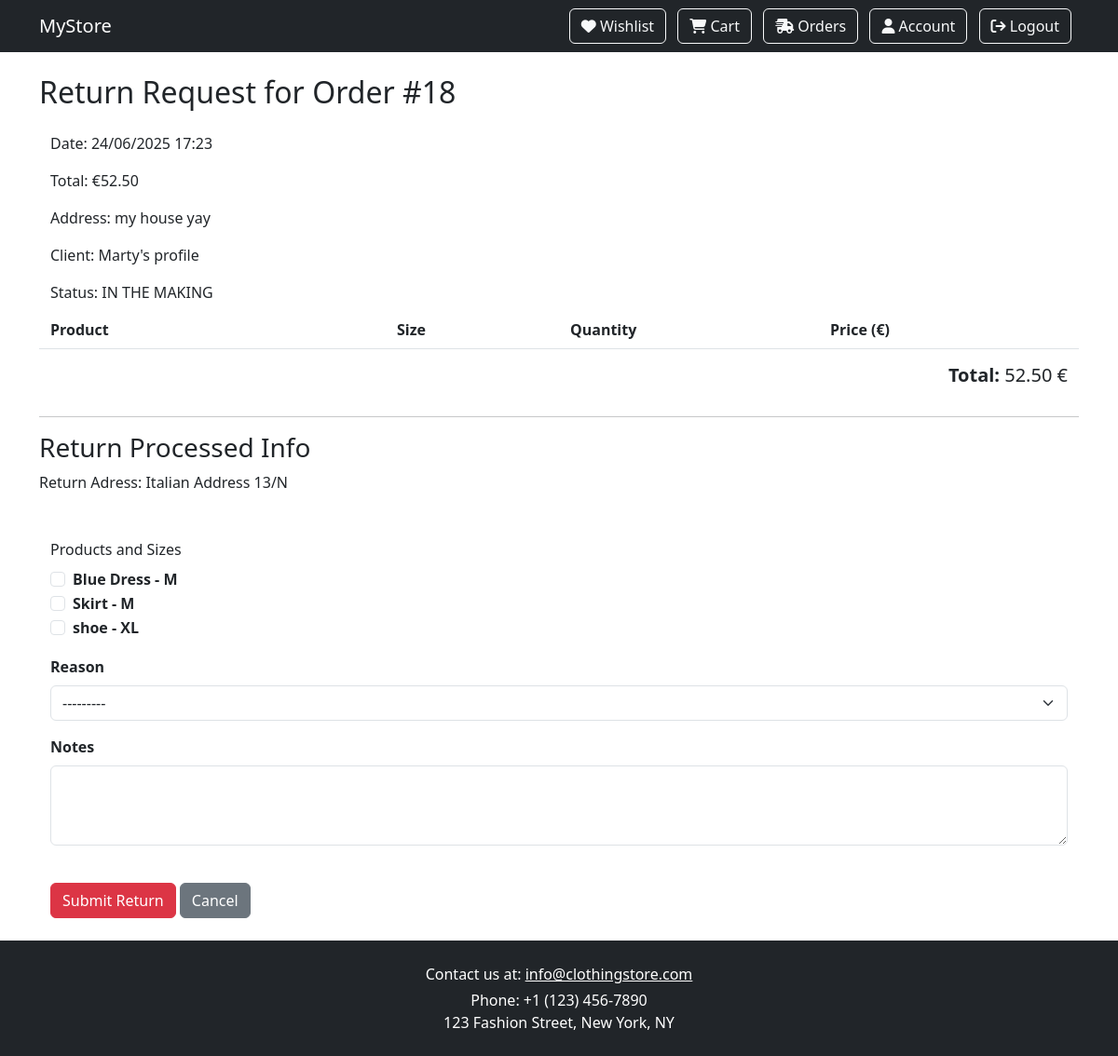
The page /shop/order/18/return/confirm (signed in) on the database as committed earlier.
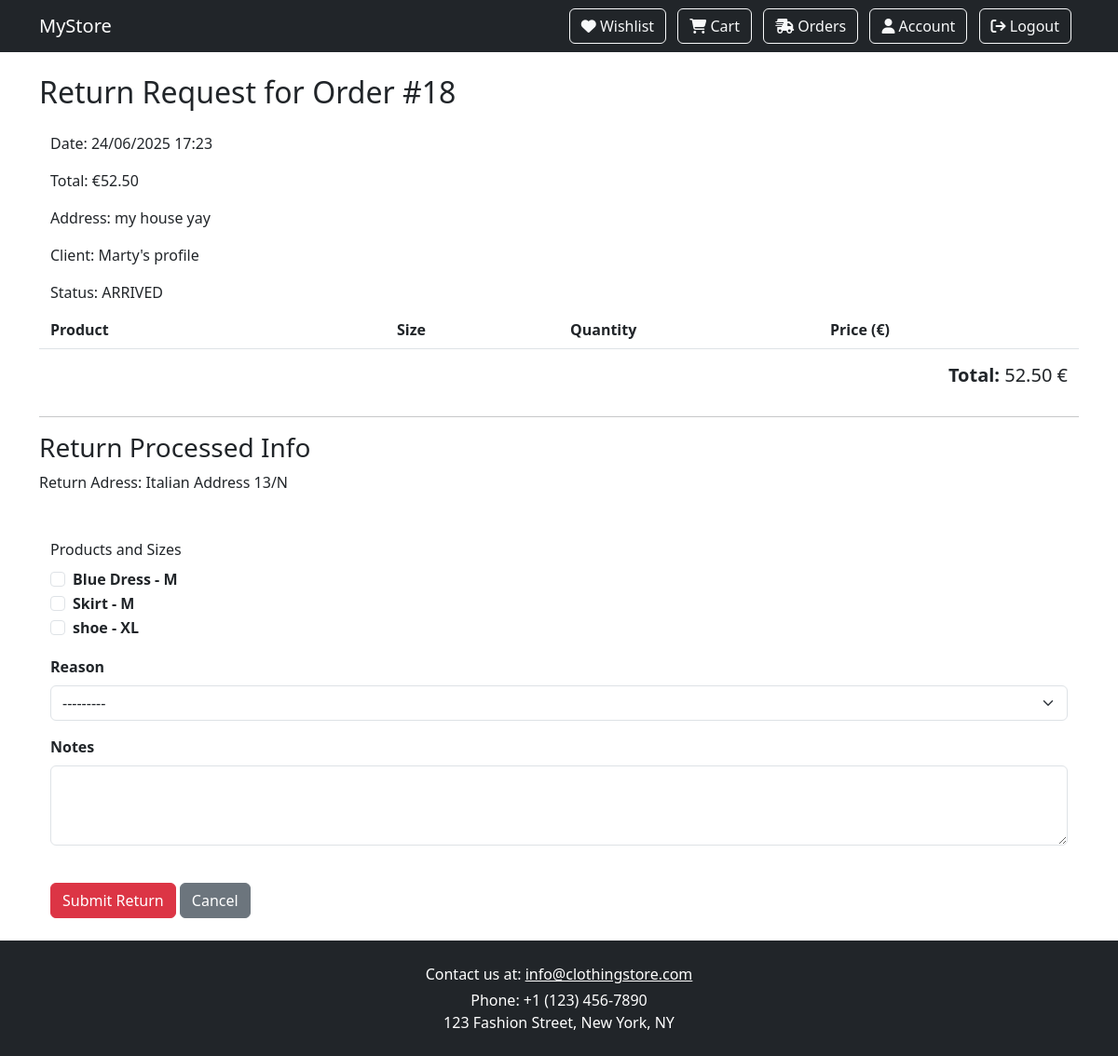
The same page on the database as committed later.
### shop/models.py (models this page shows, shortened)
class Order(models.Model):
    user = models.ForeignKey(Profile, on_delete=models.PROTECT, related_name="orders")
    total = models.DecimalField(max_digits=10, decimal_places=2, validators=[MinValueValidator(Decimal('0.00'))])
    date = models.DateTimeField(auto_now_add=True)
    address = models.CharField(max_length=255)
    status = models.ForeignKey(Status, on_delete=models.SET_NULL, null=True, blank=True, related_name="status")
    shipped_at = models.DateTimeField(null=True, blank=True)
    arrived_at = models.DateTimeField(null=True, blank=True)

class Status(models.Model):
    name = models.CharField(max_length=50, unique=True)
    class Meta:
        ordering = ['name']
        verbose_name_plural = "Statuses"

### accounts/models.py (models this page shows)
class Profile(models.Model):
    user = models.OneToOneField(User, on_delete=models.CASCADE)
    address = models.CharField(max_length=255, blank=False)
    phone_number = models.CharField(max_length=20, blank=True, unique=True, null=True)
    favourites = models.ManyToManyField(Product, blank=True)
    def __str__(self):
        return f"{self.user.username}'s profile"

### shop/views.py (the view)
# urls.py: path("order/<int:order_id>/return/confirm", views.submit_return_request, name="process_return"),
@transaction.atomic
def submit_return_request(request, order_id):
    order = get_object_or_404(Order, id=order_id, user=request.user.profile)
    if request.method == 'POST':
        form = ReturnRequestForm(request.POST, order=order)
        if form.is_valid():
            return_request = form.save(commit=False)
            return_request.user = request.user.profile
            return_request.order = order
            return_request.save()
            form.save_m2m()
            order.status = Status.objects.get(name='RETURNED')
            order.save()
            for order_product in return_request.order_products.all():
                product_stock, created = ProductStock.objects.get_or_create(
                    product=order_product.product,
                    size=order_product.size,
                    defaults={'stock': 0}
                )
                product_stock.stock += order_product.quantity
                product_stock.save()
            messages.success(request, "Return request submitted successfully.")
            return redirect('order_summary')
    else:
        form = ReturnRequestForm(order=order)
    return render(request, 'return_order.html', {'form': form, 'order': order})

### shop/forms.py
class ReturnRequestForm(forms.ModelForm):
    order_products = forms.ModelMultipleChoiceField(
        queryset=OrderProduct.objects.none(),
        label='Products and Sizes',
        widget=forms.CheckboxSelectMultiple
    )
    class Meta:
        model = ReturnRequest
        fields = ['order_products', 'reason', 'notes']
        widgets = {
            'reason': forms.Select(attrs={'class': 'form-select'}),
            'notes': forms.Textarea(attrs={'class': 'form-control', 'rows': 3}),
        }
    def __init__(self, *args, **kwargs):
        order = kwargs.pop('order', None)
        super().__init__(*args, **kwargs)
        if order:
            self.fields['order_products'].queryset = OrderProduct.objects.filter(order=order)
        self.fields['order_products'].label_from_instance = lambda obj: f"{obj.product.name} - {obj.size}"

### products/models.py (called while the page is built)
    def __str__(self):
        return self.name

### templates/return_order.html (shortened to what this page needs)
{% extends 'base.html' %}
{% load static %}
{% load crispy_forms_tags %}
{% block css %}
    <link rel="stylesheet" href="{% static 'form.css' %}">
{% endblock %}
{% block content %}
    <h2>Return Request for Order #{{ order.id }}</h2>
    <div class="container my-4">
        <div>
            <p>Date: {{ order.date|date:"d/m/Y H:i" }}</p>
            <p>Total: €{{ order.total }}</p>
            <p>Address: {{ order.address }}</p>
            <p>Client: {{ order.user }}</p>
            <p>Status: {{ order.status.name }}</p>
        </div>
        <div class="row fw-bold border-bottom pb-2">
            <div class="col-4">Product</div>
            <div class="col-2">Size</div>
            <div class="col-3">Quantity</div>
            <div class="col-3">Price (€)</div>
        </div>
        <div class="row mt-3">
            <div class="col text-end">
                <h5><strong>Total:</strong> {{ order.total }} €</h5>
            </div>
        </div>
    </div>
    <hr>
    <h3>Return Processed Info</h3>
    <div>
    <p>Return Adress: Italian Address 13/N</p>
    </div>
    <div class="container mt-5">
        <form method="POST" action="{% url 'process_return' order.id %}">
            {{ form|crispy }}
            <button type="submit" class="btn btn-danger mt-4">Submit Return</button>
            <a href="{% url 'order_summary' %}" class="btn btn-secondary mt-4">Cancel</a>
        </form>
    </div>
{% endblock %}

Rows that differ between the two databases and show on the page:
changed Order "my house yay": status.name "IN THE MAKING" → "ARRIVED"
